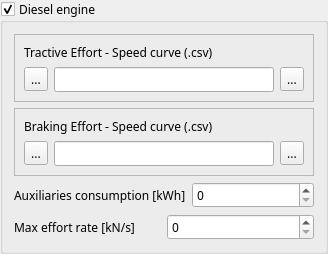
         <widget class="QGroupBox" name="gb_diesel_engine">
          <property name="enabled">
           <bool>true</bool>
          </property>
          <property name="sizePolicy">
           <sizepolicy hsizetype="Expanding" vsizetype="Minimum">
            <horstretch>0</horstretch>
            <verstretch>0</verstretch>
           </sizepolicy>
          </property>
          <property name="font">
           <font>
            <family>Fira Sans Medium</family>
            <pointsize>9</pointsize>
           </font>
          </property>
          <property name="title">
           <string>Diesel engine</string>
          </property>
          <property name="alignment">
           <set>Qt::AlignLeading|Qt::AlignLeft|Qt::AlignTop</set>
          </property>
          <property name="checkable">
           <bool>true</bool>
          </property>
          <property name="checked">
           <bool>true</bool>
          </property>
          <layout class="QVBoxLayout" name="verticalLayout_5">
           <item>
            <widget class="QFrame" name="frame_4">
             <property name="font">
              <font>
               <family>Fira Sans Medium</family>
               <pointsize>9</pointsize>
              </font>
             </property>
             <property name="frameShape">
              <enum>QFrame::StyledPanel</enum>
             </property>
             <property name="frameShadow">
              <enum>QFrame::Raised</enum>
             </property>
             <layout class="QVBoxLayout" name="verticalLayout_12">
              <item alignment="Qt::AlignLeft">
               <widget class="QLabel" name="label_64">
                <property name="sizePolicy">
                 <sizepolicy hsizetype="Expanding" vsizetype="Preferred">
                  <horstretch>0</horstretch>
                  <verstretch>0</verstretch>
                 </sizepolicy>
                </property>
                <property name="minimumSize">
                 <size>
                  <width>280</width>
                  <height>0</height>
                 </size>
                </property>
                <property name="font">
                 <font>
                  <family>Fira Sans Medium</family>
                  <pointsize>9</pointsize>
                 </font>
                </property>
                <property name="text">
                 <string>Tractive Effort - Speed curve (.csv) </string>
                </property>
               </widget>
              </item>
              <item>
               <layout class="QHBoxLayout" name="horizontalLayout_15">
                <item>
                 <widget class="QToolButton" name="D_TECurveEditButton">
                  <property name="font">
                   <font>
                    <family>Fira Sans Medium</family>
                    <pointsize>9</pointsize>
                    <kerning>true</kerning>
                   </font>
                  </property>
                  <property name="text">
                   <string>...</string>
                  </property>
                 </widget>
                </item>
                <item>
                 <widget class="QLineEdit" name="D_TECurveLoadFilename">
                  <property name="font">
                   <font>
                    <family>Fira Sans Medium</family>
                    <pointsize>9</pointsize>
                   </font>
                  </property>
                  <property name="readOnly">
                   <bool>true</bool>
                  </property>
                 </widget>
                </item>
                <item>
                 <widget class="QToolButton" name="D_TECurveLoadButton">
                  <property name="font">
                   <font>
                    <family>Fira Sans Medium</family>
                    <pointsize>9</pointsize>
                   </font>
                  </property>
                  <property name="text">
                   <string>...</string>
                  </property>
                 </widget>
                </item>
               </layout>
              </item>
             </layout>
            </widget>
           </item>
           <item>
            <widget class="QFrame" name="frame_5">
             <property name="font">
              <font>
               <family>Fira Sans Medium</family>
               <pointsize>9</pointsize>
              </font>
             </property>
             <property name="frameShape">
              <enum>QFrame::StyledPanel</enum>
             </property>
             <property name="frameShadow">
              <enum>QFrame::Raised</enum>
             </property>
             <layout class="QVBoxLayout" name="verticalLayout_9">
              <item alignment="Qt::AlignLeft">
               <widget class="QLabel" name="label_65">
                <property name="sizePolicy">
                 <sizepolicy hsizetype="Expanding" vsizetype="Preferred">
                  <horstretch>0</horstretch>
                  <verstretch>0</verstretch>
                 </sizepolicy>
                </property>
                <property name="minimumSize">
                 <size>
                  <width>280</width>
                  <height>0</height>
                 </size>
                </property>
                <property name="font">
                 <font>
                  <family>Fira Sans Medium</family>
                  <pointsize>9</pointsize>
                 </font>
                </property>
                <property name="text">
                 <string>Braking Effort - Speed curve (.csv) </string>
                </property>
               </widget>
              </item>
              <item>
               <layout class="QHBoxLayout" name="horizontalLayout_25">
                <item>
                 <widget class="QToolButton" name="D_BECurveEditButton">
                  <property name="font">
                   <font>
                    <family>Fira Sans Medium</family>
                    <pointsize>9</pointsize>
                    <kerning>true</kerning>
                   </font>
                  </property>
                  <property name="text">
                   <string>...</string>
                  </property>
                 </widget>
                </item>
                <item>
                 <widget class="QLineEdit" name="D_BECurveLoadFilename">
                  <property name="font">
                   <font>
                    <family>Fira Sans Medium</family>
                    <pointsize>9</pointsize>
                   </font>
                  </property>
                  <property name="readOnly">
                   <bool>true</bool>
                  </property>
                 </widget>
                </item>
                <item>
                 <widget class="QToolButton" name="D_BECurveLoadButton">
                  <property name="font">
                   <font>
                    <family>Fira Sans Medium</family>
                    <pointsize>9</pointsize>
                   </font>
                  </property>
                  <property name="text">
                   <string>...</string>
                  </property>
                 </widget>
                </item>
               </layout>
              </item>
             </layout>
            </widget>
           </item>
           <item>
            <layout class="QHBoxLayout" name="horizontalLaya_9">
             <item>
              <widget class="QLabel" name="label_D_AUX_CONS">
               <property name="font">
                <font>
                 <family>Fira Sans Medium</family>
                 <pointsize>9</pointsize>
                </font>
               </property>
               <property name="text">
                <string>Auxiliaries consumption [kWh]</string>
               </property>
              </widget>
             </item>
             <item>
              <widget class="QSpinBox" name="D_AUX_CONS">
               <property name="font">
                <font>
                 <family>Fira Sans Medium</family>
                 <pointsize>9</pointsize>
                </font>
               </property>
               <property name="wrapping">
                <bool>false</bool>
               </property>
               <property name="specialValueText">
                <string/>
               </property>
               <property name="suffix">
                <string/>
               </property>
               <property name="maximum">
                <number>999</number>
               </property>
              </widget>
             </item>
            </layout>
           </item>
           <item>
            <layout class="QHBoxLayout" name="horizontalLaya_10">
             <item>
              <widget class="QLabel" name="label_D_MAX_RATE">
               <property name="font">
                <font>
                 <family>Fira Sans Medium</family>
                 <pointsize>9</pointsize>
                </font>
               </property>
               <property name="text">
                <string>Max effort rate [kN/s]</string>
               </property>
              </widget>
             </item>
             <item>
              <widget class="QSpinBox" name="D_MAX_RATE">
               <property name="font">
                <font>
                 <family>Fira Sans Medium</family>
                 <pointsize>9</pointsize>
                </font>
               </property>
               <property name="wrapping">
                <bool>false</bool>
               </property>
               <property name="specialValueText">
                <string/>
               </property>
               <property name="suffix">
                <string/>
               </property>
               <property name="maximum">
                <number>999</number>
               </property>
              </widget>
             </item>
            </layout>
           </item>
          </layout>
         </widget>
